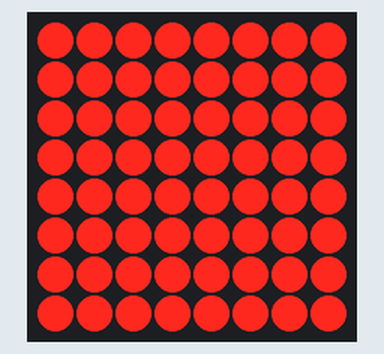
Simulated run of this sketch. Board: Arduino Uno, built with avr-gcc and run on an emulated ATmega328P. Parts: 8×8 LED matrix. Wiring (inferred from the names in the program): MAX7219 LED driver (orientation assumed): CS pin 10.

Above: at 0.1 s.
At 4.16 s:
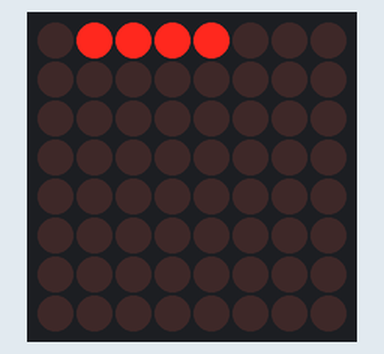
At 4.9 s:
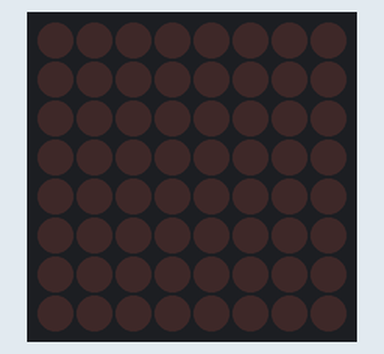
At 6.09 s:
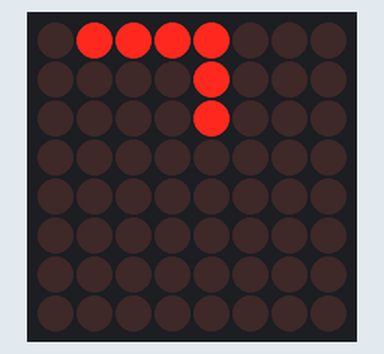

The sketch:

MAX7219_SPI_SeptSegment_model2.ino
```cpp
/*************************** PLAISIR ARDUINO ***************************
 *********************** AFFICHEURS SEPT SEGMENTS et MAX7219 ***********************
    Le 18/10/2016. http://plaisirarduino.fr/

  Bute du programme:
  Réaliser un afficheur digit par digit sur un afficheur sept segments


   Materiels:
   Puce MAX7219
   Afficheurdigits KYX5461AS .
   Carte arduino UNO.

  Note utiles: Câblages des broches.
  | Arduino    | MAX7219 |
  | ---------  | -----------
  | MOSI (11)  => DIN (1)        Data.(données)
  | SCK  (13)  => CLK (13)       Horloge.(cadence des Bits. Broche de sortie arduino configuré pour ce travail en intern)
  | CS   (10)  => LOAD/CS (12)   Chargement.(Activation du chargement des données dans la puce).
   Pour les broches "ICSP" Du mode "SPI voir doc Carte Arduino.

  Vous avez la possibilité d'utilisé une calculatrice en mode dévellopeur pour faire la correpondance binnaire, hexadecimal et décimal


  Mettre en place 10K (100Kohms recommandés) au minimum pour une resistance cablées en "Iset" (18-MAX729). (limitation de courants dans les LEDs).
  Transfert de donées sur 2 octets.
*/

//---------------Base programme---------------.
#include <SPI.h> //Bibliotheque SPI Communication Maitre-esclave.
#define DATA_IN 10 // Definition de la broche de chargement etant 10.

SPISettings TransferMAX7219(20000000, MSBFIRST, SPI_MODE2); // Le premier paramettre de SPISetting est la vitesse maximale de transmission, le second paramettre est l'envoie du bit de poid fort en premier, le troisiéme parammettre est le mode transfert qui syncronise l'horloge et les données.

//----------Fonction de transfert de données--------------//
void Trsf7219(uint8_t Registre, uint8_t Data) { //Construction de la fonction => Données de registres et donées utiles formées sur 8bits.
  SPI.beginTransaction(TransferMAX7219); // Debut de transmission SPI
  digitalWrite(DATA_IN, LOW);//Debut de la transmision de donées.Etat bas pour activé la com.
  delay(10);// Laisse le temps d'activation.

  SPI.transfer(Registre);// Données d'adresse Registre.Emplacements des données actives.
  SPI.transfer(Data);// Données d'affichages ou configurations (setup).

  digitalWrite(DATA_IN, HIGH); //Etat haut pour désactivé la communication.

  SPI.endTransaction(); // Fin de la transmission SPI

}//fin de la fonction TRSF.


//---------------initialisation---------------.
void setup() {

  pinMode(DATA_IN, OUTPUT); //Configuration de la sortie 10.
  SPI.begin(); //Ouverture d'une liaison SPI.

  /*********************** Premier paramètrage des registres de bases ***************************/

  Trsf7219(0x0A, 0x08);//0x0A Registre du mode de luminosité paramettre 13/32 soit 0x06.

  Trsf7219(0x0F, 0x01);//0x0f Registre du mode TEST toute les  LEDs s'allumeent paramettre 0x01.
  delay(3000);
  Trsf7219(0x0F, 0x00);//Désactivation du mode TEST paramettre 0x00.

  Trsf7219(0x09, 0x00);//0x09 Registre du mode "B" de décodage  est désactivé car paramèttré à 0x00.
  Trsf7219(0x0B, 0x03);//0x0B Registre du mode de Scan-limite ( Nombres de digite affichées) parmettre 8 digit soit 0x07

  Trsf7219(0x0C, 0x01);//0x0C Registre du mode ShuteDown (Demande une extinction de la puce 0x01).


  /**************************Mise à l'extinction de tout les segments sur tout les digits *****************************/
  Trsf7219(0x01, 0x00); // 0x01 Registre du digit 1 paramettre Blank soit 0x00
  Trsf7219(0x02, 0x00); // 0x02 Registre du digit 2 paramettre Blank soit 0x0O
  Trsf7219(0x03, 0x00); // 0x03 Registre du digit 3 paramettre Blank soit 0x00
  Trsf7219(0x04, 0x00); // 0x04 Registre du digit 4 paramettre Blank soit 0x00

  delay(1000);


}//-----------------Fin de setup---------------------.

//-------------Programme---------------.
void loop() {
Trsf7219(0x01, 0x78);
delay (100);
Trsf7219(0x02, 0x08);
delay (100);
Trsf7219(0x03, 0x08);
delay (100);

Trsf7219(0x04, 0x4E);
delay(100);


Trsf7219(0x03, 0x48);
delay (100);

Trsf7219(0x02, 0x48);
delay (100);


for ( int i = 0 ; i<5; i++)
{
Trsf7219(0x00+i, 0x00);
}
delay(1000);

}//----------------Fin de loop---------------------.
```

Measured:
- by itself, everything shown: repeats every 1.7 s, in 7 steps
- what the display in image 0 shows lasts 3.0 s, from 0.0 s to 3.0 s
- what the display in image 2 shows lasts 1.0 s, from 4.8 s to 5.8 s
